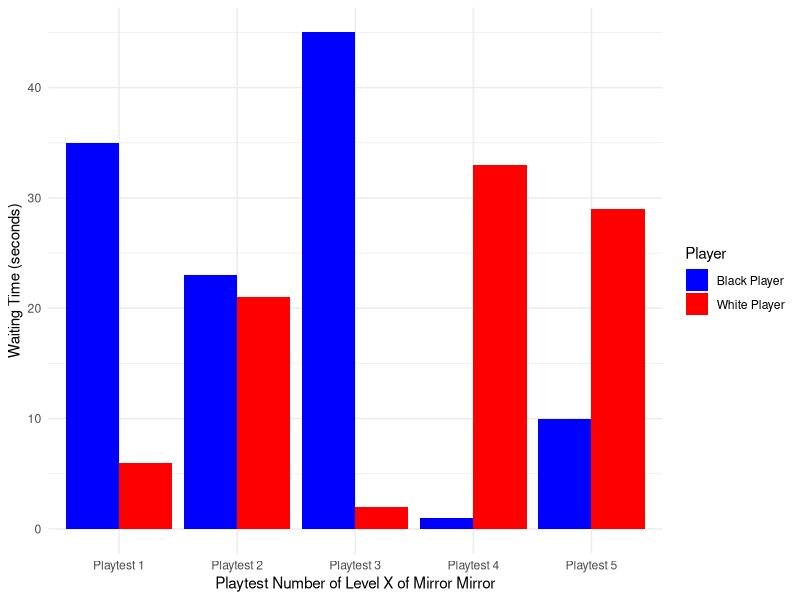

R code for this plot:
install.packages("ggplot2")

# Load necessary library
library(ggplot2)

# Example data: wait times for each player (in seconds)
# Modify this list according to your actual data
black_player_times <- c(35,23,45,1,10)  # Wait times for black player
white_player_times <- c(6,21,2,33,29)  # Wait times for white player
playtests <- c("Playtest 1", "Playtest 2", "Playtest 3", "Playtest 4", "Playtest 5")

# Create a data frame for both series
data <- data.frame(
  Playtest = rep(playtests, 2),  # Replicate playtest names for both series
  WaitingTime = c(black_player_times, white_player_times),
  Player = rep(c("Black Player", "White Player"), each = length(playtests))  # Label the series
)

# Plot bar chart with both series
ggplot(data, aes(x = Playtest, y = WaitingTime, fill = Player)) +
  geom_bar(stat = "identity", position = "dodge") +  # 'dodge' positions bars side-by-side
  labs(x = "Playtest Number of Level X of Mirror Mirror", y = "Waiting Time (seconds)") +
  scale_fill_manual(values = c("blue", "red")) +  # Custom colors for players
  theme_minimal()
